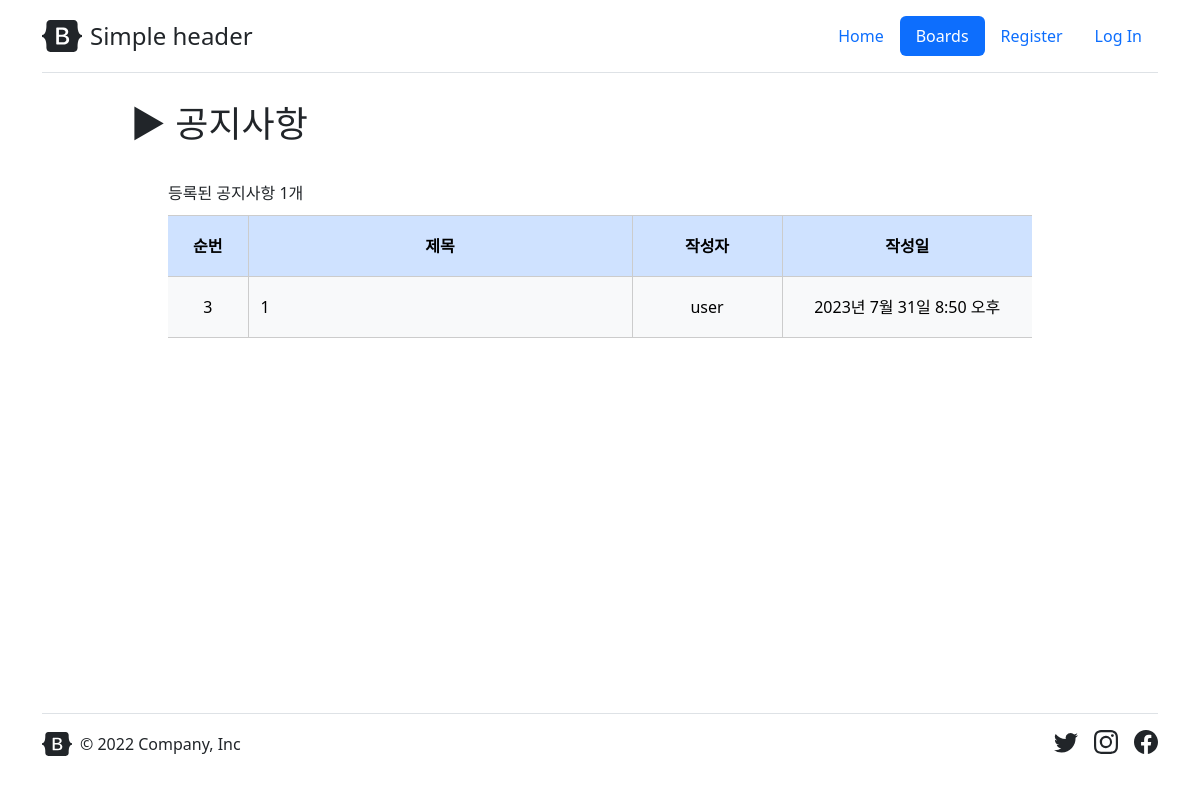
The app's page /boards/ with its own data.
### boards/models.py (models this page shows)
class Post(models.Model):
    id = models.BigAutoField(primary_key=True)
    user_id = models.ForeignKey(User, related_name="post",db_column="user_id",on_delete=models.CASCADE,blank=False,null=False)
    user_id_char = models.CharField(max_length=150,blank=False,null=False)
    title = models.CharField(db_column='title', max_length=50, blank=False, null=False)
    content = models.TextField(db_column='content', default="",blank=False,null=False)
    created_date = models.DateTimeField(db_column='created_date', auto_now_add=True)
    updated_date = models.DateTimeField(db_column='updated_date', auto_now=True)
    updated_bool = models.BooleanField(db_column='updated_bool', default=False,blank=False,null=False)
    visible_bool = models.BooleanField(db_column='visible_bool', default=True,blank=False,null=False)

### boards/views.py (the view)
# urls.py: path('', boards.views.boards_index, name='index'),
def boards_index(request):
    Post_list = Post.objects.all()
    context = {"Post_len" : len(Post_list), "Post_list" : Post_list}
    return render(request, 'boards/index.html', context=context)

### boards/templates/boards/index.html (shortened to what this page needs)
{% extends "base.html" %}
{% load static %}
{% block contenthead %}
<link href="{% static "boards/css/index.css" %}" rel="stylesheet">
{% endblock contenthead %}
{% block content %}
<div class="boards_post">
    <div class="boards_post_contents">
        <div id="boards_head">▶ 공지사항</div>
        <div class="boards_post_count">등록된 공지사항 {{ Post_len }}개</div>
        <table class="table table-primary" id="tableid">
            <thead>
                <tr class="table-primary" id="table-head">
                    <th style="width: 80px;">순번</th>
                    <th style="min-width: 150px;">제목</th>
                    <th style="width: 150px;">작성자</th>
                    <th style="width: 250px;">작성일</th>
                </tr>
            </thead>
            <tbody>
                {% for post in Post_list %}
                <tr class="table-light" id="table-main">
                    <td>{{ post.id }}</td>
                    <td class="table-main-title"><a href="{% url 'boards:post_detail' pk=post.id %}">{{ post.title }}</a></td>
                    <td>{{ post.user_id_char }}</td>
                    <td>{{ post.created_date }}</td>
                </tr>
                {% endfor %}
            </tbody>
        </table>
    </div>
</div>
{% endblock content %}

### static/css/header.css (style rules this page uses)
html { min-width: 480px; width: 100%; }

### boards/static/boards/css/index.css (style rules this page uses)
._content .boards_post { margin: 0 auto; }
._content .boards_post_contents { min-width: 480px; width: 80%; max-width: 1200px; margin: 0 auto; }
._content .boards_post_contents #boards_head { margin: 0 10px 30px 10px; text-align: left; font-size: 36px; font-family: "Open Sans", sans-serif; }
._content .boards_post_contents .boards_post_count { margin: 10px; width: 90%; margin-left: auto; margin-right: auto; }
._content table { border-collapse: collapse; }
._content table#tableid { width: 90%; margin-left: auto; margin-right: auto; }
._content table th, table td { border: 1px solid #ccc; text-align: center; font-size: 16px; }
._content table th:first-child, td:first-child { border-left: none; }
._content table th:last-child, td:last-child { border-right: none; }
._content table tr#table-head th, ._content table tr#table-main td { padding: 18px 12px; }
._content table tr#table-main td.table-main-title { text-align: left; }
._content table tr#table-main a { color: black; text-decoration: none; }

### records on screen
Post: id "3", title "1", user_id_char "user", created_date "2023년 7월 31일 8:50 오후"

### other values on screen
{{ Post_len }} "1"
